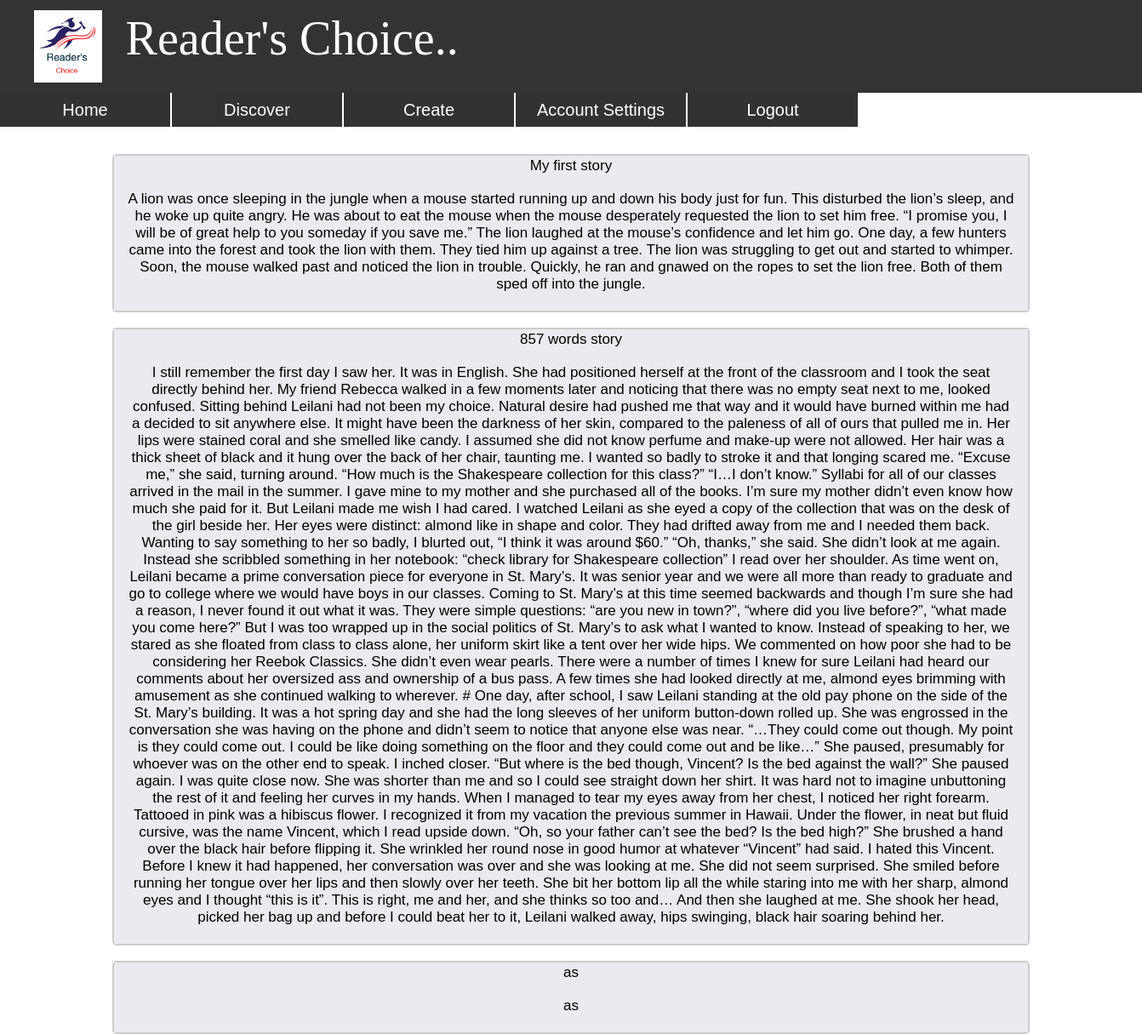
The app's page /other.php (signed in) with its own data.
### tables this page shows
CREATE TABLE `posts` (
  `id` int(11) NOT NULL,
  `story` varchar(5000) NOT NULL,
  `title` varchar(200) NOT NULL,
  `category` varchar(50) NOT NULL
);

### other.php (the view, shortened to what this page needs)
<?php
if(empty($_SESSION['kuchbhi']))
{
	header("location:start.php");
}
else
{
  $connect = mysqli_connect("localhost","root","");
?>
<html>
<head>
</head>
<body>
<div id="header">Reader's Choice..</div>
<div id="logo"><img height="85" width="80" src="logo5.png"></div>
<ul>
    <li><a href="home.php">Home</a></li>
    <li>Discover
    </li>
    <li><a href="create.php">Create</a></li>
    <li><a href="settings.php">Account Settings</a></li>
    <li><a href="logout.php">Logout</a></li>
</ul><br><br><br>
  <?php
    $sql = "SELECT * from posts WHERE category='Other'";
    if($res = $connect->query($sql)){
    while($row = $res->fetch_row()){
      ?>
     <br>
  <div class="modal-content">
    <div class="modal-header">
      <div id="content">
        <?php
          $sql1 = "SELECT title FROM posts where title = '$row[2]'";
          $res1 = $connect->query($sql1);
          $row1 = $res1->fetch_assoc();
          echo $row1["title"];
        ?>
    </div>
    <div class="modal-body">
      <p>
      <?php
          $sql2 = "SELECT story FROM posts where title = '$row[2]'";
          $res2 = $connect->query($sql2);
          $row2 = $res2->fetch_assoc();
          echo $row2["story"];
        ?>
      </p>
    </div>
  </div>
</div>
  <?php
    }
  }
  ?>
</body>
</html>
<?php
}
?>

### other.php (style rules this page uses)
#header { height:12%; width:100%; background-color:#333333; color:white; padding-left:11%; padding-top:1%; font-size:350%; font-family:Brush Script MT; }
#logo { position:absolute; top:1%; left:3%; }
ul { position: relative; font-family:arial; color:white; margin:0px; padding:0px; list-style:none; }
ul li { z-index: 1; position: relative; float:left; width:200px; height:40px; background-color:black; opacity:0.8; line-height:40px; text-align:center; font-size:20px; margin-right:2px; }
ul li a { z-index: 1; text-decoration:none; color:white; display:block; }
body { margin:0px; background:url('https://assets.entrepreneur.com/content/3x2/1300/20150903173413-books-shop-fair-library-used-bookshelf-literature-study-textbooks.jpeg'); background-size:cover; background-repeat:no-repeat; overflow-x:hidden; }
.modal-content { position: relative; margin: auto; padding: 0; border: 2px solid #ccc; border-radius: 5px; font-size :17px; font-family:Arial; width: 80%; }
.modal-header { padding: 2px 8px; background-color: #E9EBEE; color: black; text-align: center; font-size :17px; font-family:Arial; }
.modal-body { padding: 2px 8px; background-color: #E9EBEE; color: black; text-align: center; font-size :17px; font-family:Arial; }

### records on screen
posts: title "My first story", story "A lion was once sleeping in the jungle when a mouse started running up and down his body just for fun. This disturbed the lion’s sleep, and he woke up quite angry. He was about to eat the mouse when the mouse desperately requested the lion to set him free. “I promise you, I will be of great help to you someday if you save me.” The lion laughed at the mouse’s confidence and let him go. One day, a few hunters came into the forest and took the lion with them. They tied him up against a tree. The lion was struggling to get out and started to whimper. Soon, the mouse walked past and noticed the lion in trouble. Quickly, he ran and gnawed on the ropes to set the lion free. Both of them sped off…"
posts: title "857 words story", story "I still remember the first day I saw her. It was in English. She had positioned herself at the front of the classroom and I took the seat directly behind her. My friend Rebecca walked in a few moments later and noticing that there was no empty seat next to me, looked confused. Sitting behind Leilani had not been my choice. Natural desire had pushed me that way and it would have burned within me had a decided to sit anywhere else. It might have been the darkness of her skin, compared to the paleness of all of ours that pulled me in. Her lips were stained coral and she smelled like candy. I assumed she did not know perfume and make-up were not allowed. Her hair was a thick sheet of black and…"
posts: title "as", story "as"
